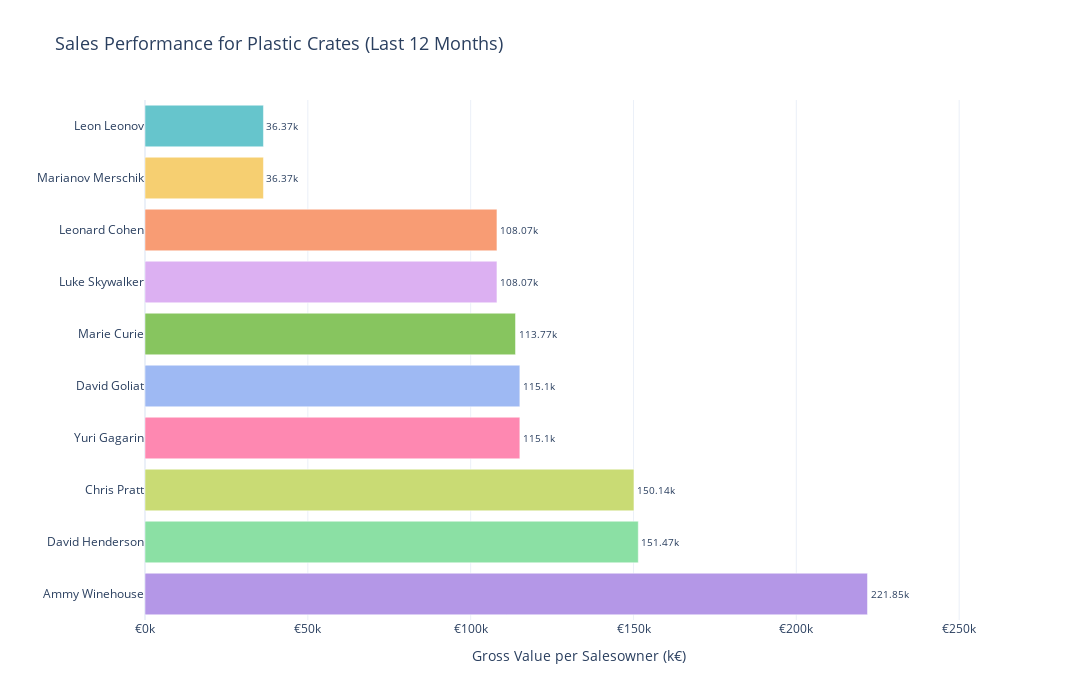

The notebook cell this image was saved under:
### Code cell
import plotly.express as px

# Redondear y convertir a 'k' el valor de gross_per_salesowner
sales_performance['gross_per_salesowner_k'] = (sales_performance['gross_per_salesowner'] / 1000).round(2)

# Crear un gráfico de barras horizontales en Plotly usando el DataFrame sales_performance
fig = px.bar(
    sales_performance.sort_values(by='gross_per_salesowner'),
    x='gross_per_salesowner_k',
    y='salesowners',
    orientation='h',
    title="Sales Performance for Plastic Crates (Last 12 Months)",
    labels={'salesowners': 'Sales Owners', 'gross_per_salesowner_k': 'Gross Value per Salesowner (k€)'},
    text='gross_per_salesowner_k',
    color='salesowners',
    color_discrete_sequence=px.colors.qualitative.Pastel  # Usar la misma paleta pastel
)

# Estilizar el gráfico para mejorar la legibilidad y el diseño
fig.update_traces(texttemplate='%{text}k', textposition='outside', textfont_size=10)  # Ajustar tamaño de la letra a 10
fig.update_layout(
    title_font_size=18,
    xaxis_title="Gross Value per Salesowner (k€)",
    yaxis_title="",
    xaxis=dict(
        tickformat=",", 
        tickprefix="€", 
        ticksuffix="k",
        range=[0, sales_performance['gross_per_salesowner_k'].max() * 1.2]  # Extender el rango de x un 20% adicional
    ),
    template='plotly_white',
    width=1200,  # Aumentar el ancho del lienzo
    height=700,  # Opcionalmente aumentar el alto también
    showlegend=False
)

fig.show()

### Figure 1 — Plotly figure (JSON) as saved in the notebook; plotly's stock layout.template omitted (floating-point values rounded to 4 significant figures)
{"data": [{"alignmentgroup": "True", "hovertemplate": "Sales Owners=%{y}<br>Gross Value per Salesowner (k€)=%{text}<extra></extra>", "legendgroup": "Leon Leonov", "marker": {"color": "rgb(102, 197, 204)", "pattern": {"shape": ""}}, "name": "Leon Leonov", "offsetgroup": "Leon Leonov", "orientation": "h", "showlegend": true, "text": [36.37], "textfont": {"size": 10}, "textposition": "outside", "texttemplate": "%{text}k", "type": "bar", "x": [36.37], "xaxis": "x", "y": ["Leon Leonov"], "yaxis": "y"}, {"alignmentgroup": "True", "hovertemplate": "Sales Owners=%{y}<br>Gross Value per Salesowner (k€)=%{text}<extra></extra>", "legendgroup": "Marianov Merschik", "marker": {"color": "rgb(246, 207, 113)", "pattern": {"shape": ""}}, "name": "Marianov Merschik", "offsetgroup": "Marianov Merschik", "orientation": "h", "showlegend": true, "text": [36.37], "textfont": {"size": 10}, "textposition": "outside", "texttemplate": "%{text}k", "type": "bar", "x": [36.37], "xaxis": "x", "y": ["Marianov Merschik"], "yaxis": "y"}, {"alignmentgroup": "True", "hovertemplate": "Sales Owners=%{y}<br>Gross Value per Salesowner (k€)=%{text}<extra></extra>", "legendgroup": "Leonard Cohen", "marker": {"color": "rgb(248, 156, 116)", "pattern": {"shape": ""}}, "name": "Leonard Cohen", "offsetgroup": "Leonard Cohen", "orientation": "h", "showlegend": true, "text": [108.1], "textfont": {"size": 10}, "textposition": "outside", "texttemplate": "%{text}k", "type": "bar", "x": [108.1], "xaxis": "x", "y": ["Leonard Cohen"], "yaxis": "y"}, {"alignmentgroup": "True", "hovertemplate": "Sales Owners=%{y}<br>Gross Value per Salesowner (k€)=%{text}<extra></extra>", "legendgroup": "Luke Skywalker", "marker": {"color": "rgb(220, 176, 242)", "pattern": {"shape": ""}}, "name": "Luke Skywalker", "offsetgroup": "Luke Skywalker", "orientation": "h", "showlegend": true, "text": [108.1], "textfont": {"size": 10}, "textposition": "outside", "texttemplate": "%{text}k", "type": "bar", "x": [108.1], "xaxis": "x", "y": ["Luke Skywalker"], "yaxis": "y"}, {"alignmentgroup": "True", "hovertemplate": "Sales Owners=%{y}<br>Gross Value per Salesowner (k€)=%{text}<extra></extra>", "legendgroup": "Marie Curie", "marker": {"color": "rgb(135, 197, 95)", "pattern": {"shape": ""}}, "name": "Marie Curie", "offsetgroup": "Marie Curie", "orientation": "h", "showlegend": true, "text": [113.8], "textfont": {"size": 10}, "textposition": "outside", "texttemplate": "%{text}k", "type": "bar", "x": [113.8], "xaxis": "x", "y": ["Marie Curie"], "yaxis": "y"}, {"alignmentgroup": "True", "hovertemplate": "Sales Owners=%{y}<br>Gross Value per Salesowner (k€)=%{text}<extra></extra>", "legendgroup": "David Goliat", "marker": {"color": "rgb(158, 185, 243)", "pattern": {"shape": ""}}, "name": "David Goliat", "offsetgroup": "David Goliat", "orientation": "h", "showlegend": true, "text": [115.1], "textfont": {"size": 10}, "textposition": "outside", "texttemplate": "%{text}k", "type": "bar", "x": [115.1], "xaxis": "x", "y": ["David Goliat"], "yaxis": "y"}, {"alignmentgroup": "True", "hovertemplate": "Sales Owners=%{y}<br>Gross Value per Salesowner (k€)=%{text}<extra></extra>", "legendgroup": "Yuri Gagarin", "marker": {"color": "rgb(254, 136, 177)", "pattern": {"shape": ""}}, "name": "Yuri Gagarin", "offsetgroup": "Yuri Gagarin", "orientation": "h", "showlegend": true, "text": [115.1], "textfont": {"size": 10}, "textposition": "outside", "texttemplate": "%{text}k", "type": "bar", "x": [115.1], "xaxis": "x", "y": ["Yuri Gagarin"], "yaxis": "y"}, {"alignmentgroup": "True", "hovertemplate": "Sales Owners=%{y}<br>Gross Value per Salesowner (k€)=%{text}<extra></extra>", "legendgroup": "Chris Pratt", "marker": {"color": "rgb(201, 219, 116)", "pattern": {"shape": ""}}, "name": "Chris Pratt", "offsetgroup": "Chris Pratt", "orientation": "h", "showlegend": true, "text": [150.1], "textfont": {"size": 10}, "textposition": "outside", "texttemplate": "%{text}k", "type": "bar", "x": [150.1], "xaxis": "x", "y": ["Chris Pratt"], "yaxis": "y"}, {"alignmentgroup": "True", "hovertemplate": "Sales Owners=%{y}<br>Gross Value per Salesowner (k€)=%{text}<extra></extra>", "legendgroup": "David Henderson", "marker": {"color": "rgb(139, 224, 164)", "pattern": {"shape": ""}}, "name": "David Henderson", "offsetgroup": "David Henderson", "orientation": "h", "showlegend": true, "text": [151.5], "textfont": {"size": 10}, "textposition": "outside", "texttemplate": "%{text}k", "type": "bar", "x": [151.5], "xaxis": "x", "y": ["David Henderson"], "yaxis": "y"}, {"alignmentgroup": "True", "hovertemplate": "Sales Owners=%{y}<br>Gross Value per Salesowner (k€)=%{text}<extra></extra>", "legendgroup": "Ammy Winehouse", "marker": {"color": "rgb(180, 151, 231)", "pattern": {"shape": ""}}, "name": "Ammy Winehouse", "offsetgroup": "Ammy Winehouse", "orientation": "h", "showlegend": true, "text": [221.8], "textfont": {"size": 10}, "textposition": "outside", "texttemplate": "%{text}k", "type": "bar", "x": [221.8], "xaxis": "x", "y": ["Ammy Winehouse"], "yaxis": "y"}], "layout": {"barmode": "relative", "height": 700, "legend": {"title": {"text": "Sales Owners"}, "tracegroupgap": 0}, "showlegend": false, "title": {"font": {"size": 18}, "text": "Sales Performance for Plastic Crates (Last 12 Months)"}, "width": 1200, "xaxis": {"anchor": "y", "domain": [0, 1], "range": [0, 266.2], "tickformat": ",", "tickprefix": "€", "ticksuffix": "k", "title": {"text": "Gross Value per Salesowner (k€)"}}, "yaxis": {"anchor": "x", "categoryarray": ["Ammy Winehouse", "David Henderson", "Chris Pratt", "Yuri Gagarin", "David Goliat", "Marie Curie", "Luke Skywalker", "Leonard Cohen", "Marianov Merschik", "Leon Leonov"], "categoryorder": "array", "domain": [0, 1], "title": {"text": ""}}}}
